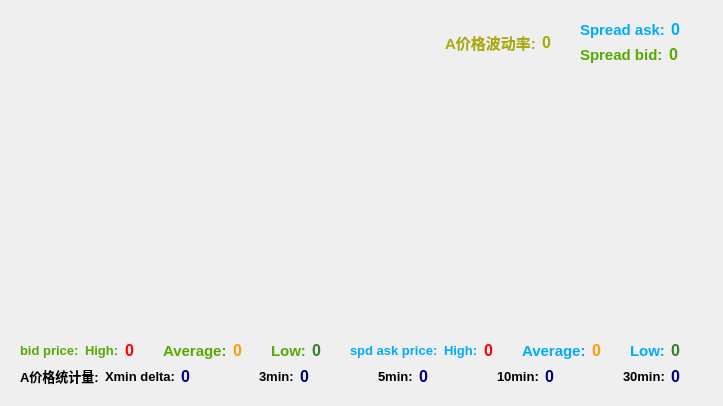
         <widget class="QWidget" name="widget" native="true">
          <property name="maximumSize">
           <size>
            <width>10000</width>
            <height>16777215</height>
           </size>
          </property>
          <layout class="QVBoxLayout" name="verticalLayout_4">
           <item>
            <widget class="QtCharts::QChartView" name="chart_1" native="true">
             <property name="minimumSize">
              <size>
               <width>0</width>
               <height>0</height>
              </size>
             </property>
             <layout class="QVBoxLayout" name="verticalLayout_17">
              <item>
               <layout class="QHBoxLayout" name="horizontalLayout_13">
                <item>
                 <spacer name="horizontalSpacer_2">
                  <property name="orientation">
                   <enum>Qt::Horizontal</enum>
                  </property>
                  <property name="sizeHint" stdset="0">
                   <size>
                    <width>40</width>
                    <height>20</height>
                   </size>
                  </property>
                 </spacer>
                </item>
                <item>
                 <layout class="QHBoxLayout" name="horizontalLayout_27">
                  <item>
                   <widget class="QLabel" name="label_27">
                    <property name="font">
                     <font>
                      <pointsize>11</pointsize>
                      <weight>75</weight>
                      <bold>true</bold>
                     </font>
                    </property>
                    <property name="styleSheet">
                     <string notr="true">color: rgb(170, 170, 0);</string>
                    </property>
                    <property name="text">
                     <string>A价格波动率:</string>
                    </property>
                   </widget>
                  </item>
                  <item>
                   <widget class="QLabel" name="label_a_volatility">
                    <property name="font">
                     <font>
                      <pointsize>12</pointsize>
                      <weight>75</weight>
                      <bold>true</bold>
                     </font>
                    </property>
                    <property name="styleSheet">
                     <string notr="true">color: rgb(170, 170, 0);</string>
                    </property>
                    <property name="text">
                     <string>0     </string>
                    </property>
                   </widget>
                  </item>
                 </layout>
                </item>
                <item>
                 <layout class="QVBoxLayout" name="verticalLayout_5">
                  <item>
                   <layout class="QHBoxLayout" name="horizontalLayout_42">
                    <item>
                     <widget class="QLabel" name="label_49">
                      <property name="font">
                       <font>
                        <pointsize>11</pointsize>
                        <weight>75</weight>
                        <bold>true</bold>
                       </font>
                      </property>
                      <property name="styleSheet">
                       <string notr="true">color: rgb(0, 170, 255);</string>
                      </property>
                      <property name="text">
                       <string>Spread ask:</string>
                      </property>
                     </widget>
                    </item>
                    <item>
                     <widget class="QLabel" name="label_now1">
                      <property name="font">
                       <font>
                        <pointsize>12</pointsize>
                        <weight>75</weight>
                        <bold>true</bold>
                       </font>
                      </property>
                      <property name="styleSheet">
                       <string notr="true">color: rgb(0, 170, 255);</string>
                      </property>
                      <property name="text">
                       <string>0     </string>
                      </property>
                     </widget>
                    </item>
                   </layout>
                  </item>
                  <item>
                   <layout class="QHBoxLayout" name="horizontalLayout_45">
                    <item>
                     <widget class="QLabel" name="label_31">
                      <property name="font">
                       <font>
                        <pointsize>11</pointsize>
                        <weight>75</weight>
                        <bold>true</bold>
                       </font>
                      </property>
                      <property name="styleSheet">
                       <string notr="true">color: rgb(85, 170, 0);</string>
                      </property>
                      <property name="text">
                       <string>Spread bid:</string>
                      </property>
                     </widget>
                    </item>
                    <item>
                     <widget class="QLabel" name="label_now2">
                      <property name="font">
                       <font>
                        <pointsize>12</pointsize>
                        <weight>75</weight>
                        <bold>true</bold>
                       </font>
                      </property>
                      <property name="styleSheet">
                       <string notr="true">color: rgb(85, 170, 0);</string>
                      </property>
                      <property name="text">
                       <string>0     </string>
                      </property>
                     </widget>
                    </item>
                   </layout>
                  </item>
                 </layout>
                </item>
               </layout>
              </item>
              <item>
               <spacer name="verticalSpacer">
                <property name="orientation">
                 <enum>Qt::Vertical</enum>
                </property>
                <property name="sizeHint" stdset="0">
                 <size>
                  <width>20</width>
                  <height>253</height>
                 </size>
                </property>
               </spacer>
              </item>
             </layout>
            </widget>
           </item>
           <item>
            <widget class="QWidget" name="widget_9" native="true">
             <property name="maximumSize">
              <size>
               <width>16777215</width>
               <height>80</height>
              </size>
             </property>
             <property name="font">
              <font>
               <pointsize>9</pointsize>
              </font>
             </property>
             <layout class="QVBoxLayout" name="verticalLayout_20">
              <item>
               <layout class="QHBoxLayout" name="horizontalLayout_12">
                <item>
                 <layout class="QHBoxLayout" name="horizontalLayout_11">
                  <item>
                   <widget class="QLabel" name="label_36">
                    <property name="font">
                     <font>
                      <pointsize>10</pointsize>
                      <weight>75</weight>
                      <bold>true</bold>
                     </font>
                    </property>
                    <property name="styleSheet">
                     <string notr="true">color: rgb(85, 170, 0);</string>
                    </property>
                    <property name="text">
                     <string>bid price:</string>
                    </property>
                   </widget>
                  </item>
                  <item>
                   <layout class="QHBoxLayout" name="horizontalLayout_2">
                    <item>
                     <widget class="QLabel" name="label_25">
                      <property name="minimumSize">
                       <size>
                        <width>0</width>
                        <height>0</height>
                       </size>
                      </property>
                      <property name="font">
                       <font>
                        <pointsize>10</pointsize>
                        <weight>75</weight>
                        <bold>true</bold>
                       </font>
                      </property>
                      <property name="styleSheet">
                       <string notr="true">color: rgb(85, 170, 0);</string>
                      </property>
                      <property name="text">
                       <string>High:</string>
                      </property>
                     </widget>
                    </item>
                    <item>
                     <widget class="QLabel" name="label_high2">
                      <property name="font">
                       <font>
                        <pointsize>12</pointsize>
                        <weight>75</weight>
                        <bold>true</bold>
                       </font>
                      </property>
                      <property name="styleSheet">
                       <string notr="true">color: rgb(255, 0, 0);</string>
                      </property>
                      <property name="text">
                       <string>0     </string>
                      </property>
                     </widget>
                    </item>
                   </layout>
                  </item>
                  <item>
                   <layout class="QHBoxLayout" name="horizontalLayout_30">
                    <item>
                     <widget class="QLabel" name="label_30">
                      <property name="minimumSize">
                       <size>
                        <width>0</width>
                        <height>0</height>
                       </size>
                      </property>
                      <property name="font">
                       <font>
                        <pointsize>11</pointsize>
                        <weight>75</weight>
                        <bold>true</bold>
                       </font>
                      </property>
                      <property name="styleSheet">
                       <string notr="true">color: rgb(85, 170, 0);</string>
                      </property>
                      <property name="text">
                       <string>Average:</string>
                      </property>
                     </widget>
                    </item>
                    <item>
                     <widget class="QLabel" name="label_average2">
                      <property name="font">
                       <font>
                        <pointsize>12</pointsize>
                        <weight>75</weight>
                        <bold>true</bold>
                       </font>
                      </property>
                      <property name="styleSheet">
                       <string notr="true">color: rgb(255, 155, 0);</string>
                      </property>
                      <property name="text">
                       <string>0     </string>
                      </property>
                     </widget>
                    </item>
                   </layout>
                  </item>
                  <item>
                   <layout class="QHBoxLayout" name="horizontalLayout_26">
                    <item>
                     <widget class="QLabel" name="label_26">
                      <property name="font">
                       <font>
                        <pointsize>11</pointsize>
                        <weight>75</weight>
                        <bold>true</bold>
                       </font>
                      </property>
                      <property name="styleSheet">
                       <string notr="true">color: rgb(85, 170, 0);</string>
                      </property>
                      <property name="text">
                       <string>Low:</string>
                      </property>
                     </widget>
                    </item>
                    <item>
                     <widget class="QLabel" name="label_low2">
                      <property name="font">
                       <font>
                        <pointsize>12</pointsize>
                        <weight>75</weight>
                        <bold>true</bold>
                       </font>
                      </property>
                      <property name="styleSheet">
                       <string notr="true">color: rgb(50, 125, 50);</string>
                      </property>
                      <property name="text">
                       <string>0     </string>
                      </property>
                     </widget>
                    </item>
                   </layout>
                  </item>
                 </layout>
                </item>
                <item>
                 <layout class="QHBoxLayout" name="horizontalLayout_10">
                  <item>
                   <widget class="QLabel" name="label_50">
                    <property name="font">
                     <font>
                      <pointsize>10</pointsize>
                      <weight>75</weight>
                      <bold>true</bold>
                      <underline>false</underline>
                      <kerning>true</kerning>
                     </font>
                    </property>
                    <property name="styleSheet">
                     <string notr="true">color: rgb(0, 170, 255);</string>
                    </property>
                    <property name="text">
                     <string>spd ask price:</string>
                    </property>
                   </widget>
                  </item>
                  <item>
                   <layout class="QHBoxLayout" name="horizontalLayout_5">
                    <item>
                     <widget class="QLabel" name="label_29">
                      <property name="minimumSize">
                       <size>
                        <width>0</width>
                        <height>0</height>
                       </size>
                      </property>
                      <property name="font">
                       <font>
                        <pointsize>10</pointsize>
                        <weight>75</weight>
                        <bold>true</bold>
                       </font>
                      </property>
                      <property name="styleSheet">
                       <string notr="true">color: rgb(0, 170, 255);</string>
                      </property>
                      <property name="text">
                       <string>High:</string>
                      </property>
                     </widget>
                    </item>
                    <item>
                     <widget class="QLabel" name="label_high1">
                      <property name="font">
                       <font>
                        <pointsize>12</pointsize>
                        <weight>75</weight>
                        <bold>true</bold>
                       </font>
                      </property>
                      <property name="styleSheet">
                       <string notr="true">color: rgb(255, 0, 0);</string>
                      </property>
                      <property name="text">
                       <string>0     </string>
                      </property>
                     </widget>
                    </item>
                   </layout>
                  </item>
                  <item>
                   <layout class="QHBoxLayout" name="horizontalLayout_34">
                    <item>
                     <widget class="QLabel" name="label_35">
                      <property name="minimumSize">
                       <size>
                        <width>0</width>
                        <height>0</height>
                       </size>
                      </property>
                      <property name="font">
                       <font>
                        <pointsize>11</pointsize>
                        <weight>75</weight>
                        <bold>true</bold>
                       </font>
                      </property>
                      <property name="styleSheet">
                       <string notr="true">color: rgb(0, 170, 255);</string>
                      </property>
                      <property name="text">
                       <string>Average:</string>
                      </property>
                     </widget>
                    </item>
                    <item>
                     <widget class="QLabel" name="label_average1">
                      <property name="font">
                       <font>
                        <pointsize>12</pointsize>
                        <weight>75</weight>
                        <bold>true</bold>
                       </font>
                      </property>
                      <property name="styleSheet">
                       <string notr="true">color: rgb(255, 155, 0);</string>
                      </property>
                      <property name="text">
                       <string>0     </string>
                      </property>
                     </widget>
                    </item>
                   </layout>
                  </item>
                  <item>
                   <layout class="QHBoxLayout" name="horizontalLayout_41">
                    <item>
                     <widget class="QLabel" name="label_48">
                      <property name="font">
                       <font>
                        <pointsize>11</pointsize>
                        <weight>75</weight>
                        <bold>true</bold>
                       </font>
                      </property>
                      <property name="styleSheet">
                       <string notr="true">color: rgb(0, 170, 255);</string>
                      </property>
                      <property name="text">
                       <string>Low:</string>
                      </property>
                     </widget>
                    </item>
                    <item>
                     <widget class="QLabel" name="label_low1">
                      <property name="font">
                       <font>
                        <pointsize>12</pointsize>
                        <weight>75</weight>
                        <bold>true</bold>
                       </font>
                      </property>
                      <property name="styleSheet">
                       <string notr="true">color: rgb(50, 125, 50);</string>
                      </property>
                      <property name="text">
                       <string>0     </string>
                      </property>
                     </widget>
                    </item>
                   </layout>
                  </item>
                 </layout>
                </item>
               </layout>
              </item>
              <item>
               <layout class="QHBoxLayout" name="horizontalLayout_69">
                <item>
                 <widget class="QLabel" name="label_47">
                  <property name="font">
                   <font>
                    <pointsize>10</pointsize>
                    <weight>75</weight>
                    <bold>true</bold>
                   </font>
                  </property>
                  <property name="styleSheet">
                   <string notr="true"/>
                  </property>
                  <property name="text">
                   <string>A价格统计量:</string>
                  </property>
                 </widget>
                </item>
                <item>
                 <layout class="QHBoxLayout" name="horizontalLayout_70">
                  <item>
                   <widget class="QLabel" name="label_59">
                    <property name="minimumSize">
                     <size>
                      <width>0</width>
                      <height>0</height>
                     </size>
                    </property>
                    <property name="font">
                     <font>
                      <pointsize>10</pointsize>
                      <weight>75</weight>
                      <bold>true</bold>
                     </font>
                    </property>
                    <property name="styleSheet">
                     <string notr="true"/>
                    </property>
                    <property name="text">
                     <string>Xmin delta:</string>
                    </property>
                   </widget>
                  </item>
                  <item>
                   <widget class="QLabel" name="label_A_Xmin_delta">
                    <property name="font">
                     <font>
                      <pointsize>12</pointsize>
                      <weight>75</weight>
                      <bold>true</bold>
                     </font>
                    </property>
                    <property name="styleSheet">
                     <string notr="true">color: rgb(0, 0, 127);</string>
                    </property>
                    <property name="text">
                     <string>0     </string>
                    </property>
                   </widget>
                  </item>
                 </layout>
                </item>
                <item>
                 <spacer name="horizontalSpacer_8">
                  <property name="orientation">
                   <enum>Qt::Horizontal</enum>
                  </property>
                  <property name="sizeHint" stdset="0">
                   <size>
                    <width>40</width>
                    <height>20</height>
                   </size>
                  </property>
                 </spacer>
                </item>
                <item>
                 <layout class="QHBoxLayout" name="horizontalLayout_65">
                  <item>
                   <widget class="QLabel" name="label_55">
                    <property name="minimumSize">
                     <size>
                      <width>0</width>
                      <height>0</height>
                     </size>
                    </property>
                    <property name="font">
                     <font>
                      <pointsize>10</pointsize>
                      <weight>75</weight>
                      <bold>true</bold>
                     </font>
                    </property>
                    <property name="styleSheet">
                     <string notr="true"/>
                    </property>
                    <property name="text">
                     <string>3min:</string>
                    </property>
                   </widget>
                  </item>
                  <item>
                   <widget class="QLabel" name="label_A_return_3min">
                    <property name="font">
                     <font>
                      <pointsize>12</pointsize>
                      <weight>75</weight>
                      <bold>true</bold>
                     </font>
                    </property>
                    <property name="styleSheet">
                     <string notr="true">color: rgb(0, 0, 127);</string>
                    </property>
                    <property name="text">
                     <string>0     </string>
                    </property>
                   </widget>
                  </item>
                 </layout>
                </item>
                <item>
                 <spacer name="horizontalSpacer_5">
                  <property name="orientation">
                   <enum>Qt::Horizontal</enum>
                  </property>
                  <property name="sizeHint" stdset="0">
                   <size>
                    <width>40</width>
                    <height>20</height>
                   </size>
                  </property>
                 </spacer>
                </item>
                <item>
                 <layout class="QHBoxLayout" name="horizontalLayout_66">
                  <item>
                   <widget class="QLabel" name="label_56">
                    <property name="minimumSize">
                     <size>
                      <width>0</width>
                      <height>0</height>
                     </size>
                    </property>
                    <property name="font">
                     <font>
                      <pointsize>10</pointsize>
                      <weight>75</weight>
                      <bold>true</bold>
                     </font>
                    </property>
                    <property name="styleSheet">
                     <string notr="true"/>
                    </property>
                    <property name="text">
                     <string>5min:</string>
                    </property>
                   </widget>
                  </item>
                  <item>
                   <widget class="QLabel" name="label_A_return_5min">
                    <property name="font">
                     <font>
                      <pointsize>12</pointsize>
                      <weight>75</weight>
                      <bold>true</bold>
                     </font>
                    </property>
                    <property name="styleSheet">
                     <string notr="true">color: rgb(0, 0, 127);</string>
                    </property>
                    <property name="text">
                     <string>0     </string>
                    </property>
                   </widget>
                  </item>
                 </layout>
                </item>
                <item>
                 <spacer name="horizontalSpacer_6">
                  <property name="orientation">
                   <enum>Qt::Horizontal</enum>
                  </property>
                  <property name="sizeHint" stdset="0">
                   <size>
                    <width>40</width>
                    <height>20</height>
                   </size>
                  </property>
                 </spacer>
                </item>
                <item>
                 <layout class="QHBoxLayout" name="horizontalLayout_67">
                  <item>
                   <widget class="QLabel" name="label_57">
                    <property name="minimumSize">
                     <size>
                      <width>0</width>
                      <height>0</height>
                     </size>
                    </property>
                    <property name="font">
                     <font>
                      <pointsize>10</pointsize>
                      <weight>75</weight>
                      <bold>true</bold>
                     </font>
                    </property>
                    <property name="styleSheet">
                     <string notr="true"/>
                    </property>
                    <property name="text">
                     <string>10min:</string>
                    </property>
                   </widget>
                  </item>
                  <item>
                   <widget class="QLabel" name="label_A_return_10min">
                    <property name="font">
                     <font>
                      <pointsize>12</pointsize>
                      <weight>75</weight>
                      <bold>true</bold>
                     </font>
                    </property>
                    <property name="styleSheet">
                     <string notr="true">color: rgb(0, 0, 127);</string>
                    </property>
                    <property name="text">
                     <string>0     </string>
                    </property>
                   </widget>
                  </item>
                 </layout>
                </item>
                <item>
                 <spacer name="horizontalSpacer_7">
                  <property name="orientation">
                   <enum>Qt::Horizontal</enum>
                  </property>
                  <property name="sizeHint" stdset="0">
                   <size>
                    <width>40</width>
                    <height>20</height>
                   </size>
                  </property>
                 </spacer>
                </item>
                <item>
                 <layout class="QHBoxLayout" name="horizontalLayout_68">
                  <item>
                   <widget class="QLabel" name="label_58">
                    <property name="minimumSize">
                     <size>
                      <width>0</width>
                      <height>0</height>
                     </size>
                    </property>
                    <property name="font">
                     <font>
                      <pointsize>10</pointsize>
                      <weight>75</weight>
                      <bold>true</bold>
                     </font>
                    </property>
                    <property name="styleSheet">
                     <string notr="true"/>
                    </property>
                    <property name="text">
                     <string>30min:</string>
                    </property>
                   </widget>
                  </item>
                  <item>
                   <widget class="QLabel" name="label_A_return_30min">
                    <property name="font">
                     <font>
                      <pointsize>12</pointsize>
                      <weight>75</weight>
                      <bold>true</bold>
                     </font>
                    </property>
                    <property name="styleSheet">
                     <string notr="true">color: rgb(0, 0, 127);</string>
                    </property>
                    <property name="text">
                     <string>0     </string>
                    </property>
                   </widget>
                  </item>
                 </layout>
                </item>
               </layout>
              </item>
             </layout>
            </widget>
           </item>
          </layout>
         </widget>
